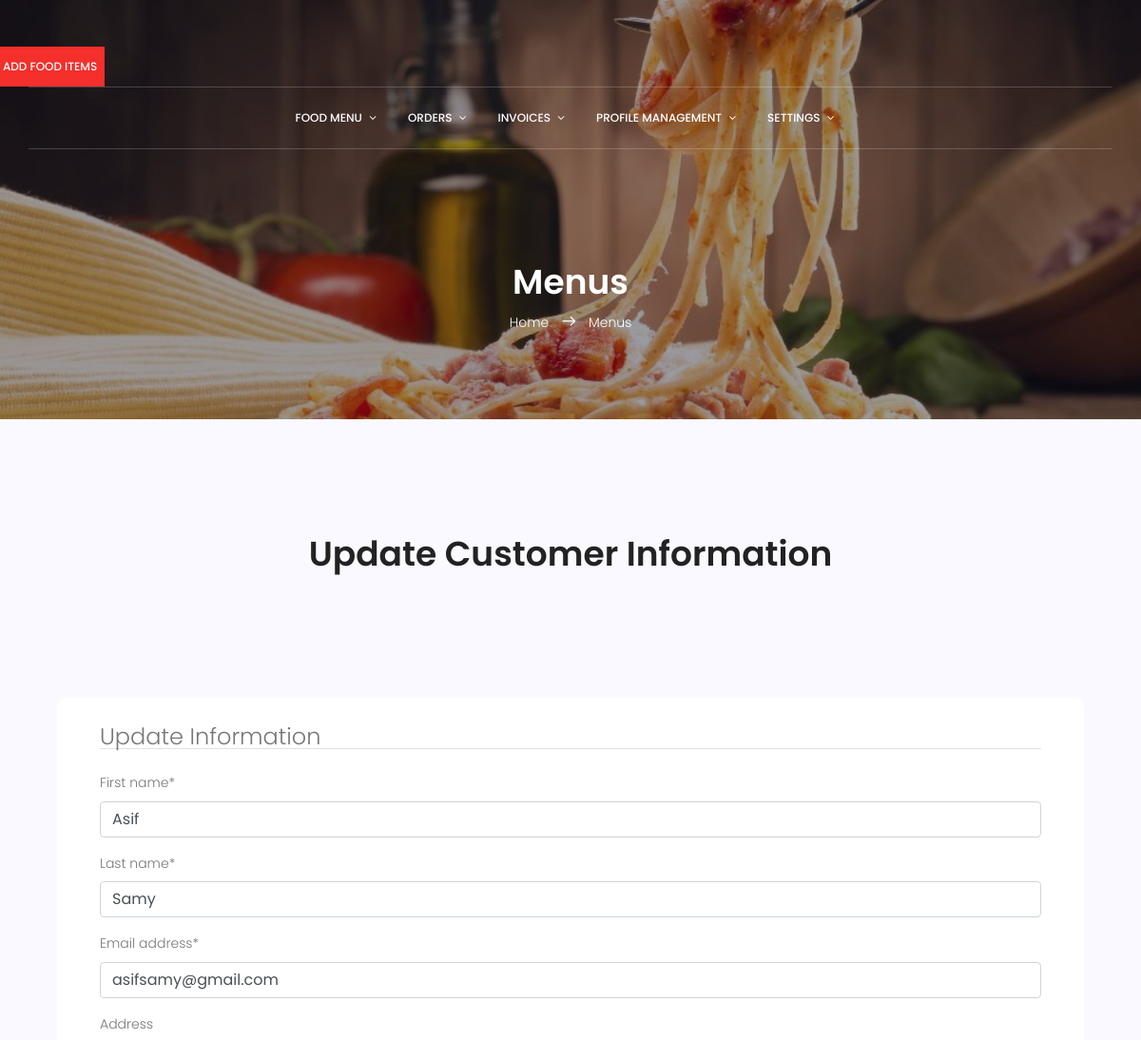
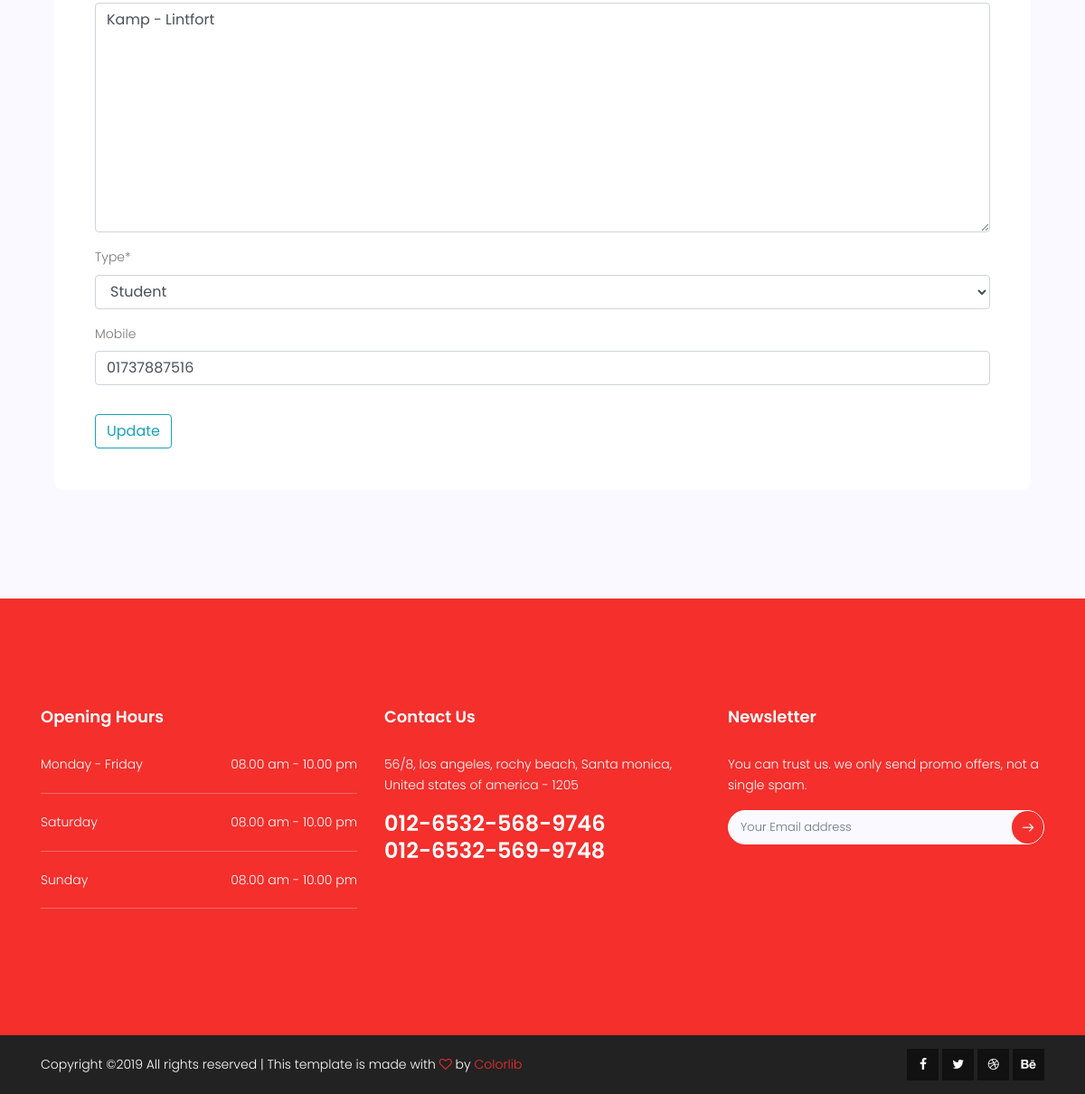
The app's page /customer/admin-customers/1/update/ (signed in) with its own data (2 pictures, top to bottom).
### customers/models.py (models this page shows, shortened)
class Customer(models.Model):
    first_name    = models.CharField(max_length=100)
    last_name     = models.CharField(max_length=100)
    email_address = models.EmailField(max_length=150, unique=True)
    password      = models.CharField(max_length=32)
    address       = models.TextField(null=True, blank=True)
    type          = models.CharField(max_length=120, choices=TYPE_CHOICES, default="Guest")
    mobile        = models.CharField(max_length=50, null=True, blank=True)

### customers/views.py (the view)
# urls.py: path('admin-customers/<int:pk>/update/', views.updateCustomer, name="customer-update"),
@login_required
def updateCustomer(request, pk):
    customer   = Customer.objects.get(pk=pk)
    if request.method == 'POST':
        c_form = CustomerUpdateForm(request.POST, request.FILES, instance=customer)
        if c_form.is_valid():
            c_form.save()
            messages.success(request, f'Customer Info has been Updated!')
            return redirect('customers:admin-customers')
    else:
        c_form = CustomerUpdateForm(instance=customer)
    context = { 'c_form': c_form }
    return render(request, 'admin_temp/user/edit_customer.html', context)

### customers/forms.py
class CustomerUpdateForm(forms.ModelForm):
    class Meta:
        model = Customer
        fields = ['first_name', 'last_name', 'email_address', 'address', 'type', 'mobile']

### templates/admin_temp/user/edit_customer.html (shortened to what this page needs)
{% extends '../base.html' %}
{%  load crispy_forms_tags %}
{% block content %}
<section class="menu-area section-gap" id="menu">
    <div class="container">
        <div class="row d-flex justify-content-center">
            <div class="menu-content pb-70 col-lg-8">
                <div class="title text-center">
                    <h1 class="mb-10">Update Customer Information</h1>
                </div>
            </div>
        </div>
        <div class="filters-content">
                <div class="col-md-12">
                    <div class="single-menu">
                        <form method="POST" enctype="multipart/form-data">
                            <div class="col-md-12">
                                <fieldset class="form-group">
                                    <legend class="border-bottom mb-4">Update Information</legend>
                                    {{ c_form|crispy }}
                                </fieldset>
                            </div>
                            <div class="col-md-12">
                                <div class="form-group">
                                    <input type="submit" class="btn btn-outline-info" name="submit" value="Update" />
                                </div>
                            </div>
                        </form>
                    </div>
                </div>
        </div>
    </div>
</section>
{% endblock %}

### static/css/main.css (style rules this page uses)
body { color:#777;font-family:"Poppins",sans-serif;font-size:14px;font-weight:300;line-height:1.625em;position:relative }
select { display:block }
h1,h2,h3,h4,h5,h6 { font-family:"Poppins",sans-serif;color:#222;line-height:1.2em !important;margin-bottom:0;margin-top:0;font-weight:600 }
h1,.h1 { font-size:36px }
.mb-10 { margin-bottom:10px }
.pb-70 { padding-bottom:70px }
.text-center { text-align:center }
h1 { font-size:36px }
h1,h2,h3,h4,h5,h6 { line-height:1.5em }
.section-gap { padding:120px 0 }
.menu-area { background:#f9f9ff }
.menu-area .filters-content { margin-top:50px }
.single-menu { background:#fff;border-radius:10px;padding:30px;margin-top:20px }

### records on screen
Customer: first_name "Asif", last_name "Samy", email_address "asifsamy@gmail.com", address "Kamp - Lintfort", type "Student", mobile "01737887516"
